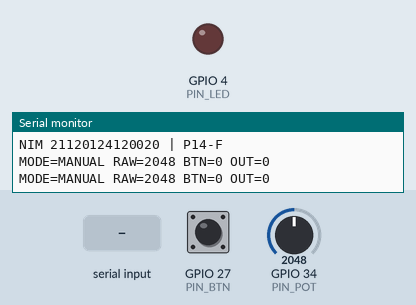
Recording of a sketch running on a simulated ESP32. Shown: output pins drawn as LEDs (lit = HIGH), the last lines printed to the serial monitor. Inputs (shaded band) come from the test bench; at power-on: GPIO 27 (PIN_BTN) HIGH, GPIO 34 (PIN_POT) = 2048 (analog values on the 0–4095 scale).

Above: at 1.2 s.
1.3 s: GPIO 27 (PIN_BTN) pulled LOW for 0.15 s
At 1.37 s:
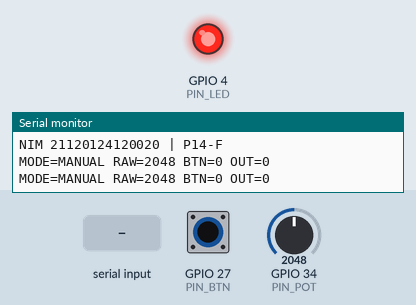
2.9 s: "MODE AUTO\n" received over Serial
4.5 s: "1\n" received over Serial
6.0 s: GPIO 34 (PIN_POT) set to 2163
7.5 s: GPIO 34 (PIN_POT) set to 2240
At 8.7 s:
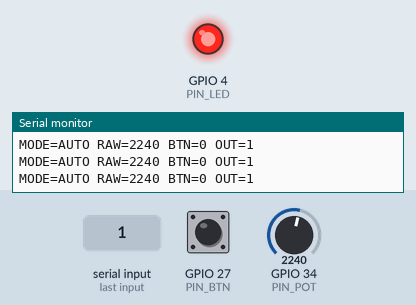
9.0 s: GPIO 34 (PIN_POT) set to 2026
10.5 s: GPIO 34 (PIN_POT) set to 1953
At 11.1 s:
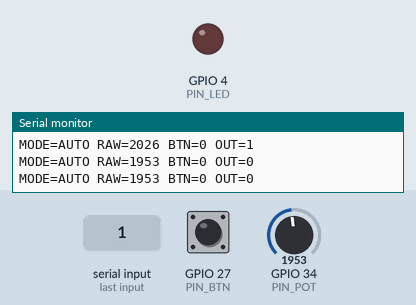
Timing chart, 0 to 13.0 s (numbered marks = the images above; inputs shaded):
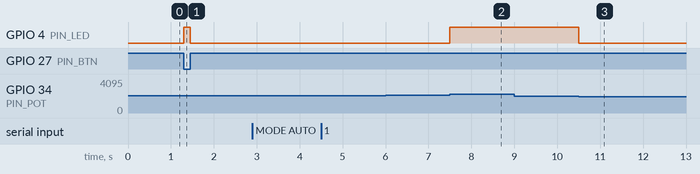

The sketch:

sketch.ino
```cpp
const char NIM[] = "21120124120020";

const int AMBANG_BAWAH = 2000; // 2000 + 20 * 0 = 2000
const int AMBANG_ATAS  = 2200; // AMBANG_BAWAH + 200 = 2200

const int PIN_BTN = 27;
const int PIN_LED = 4;
const int PIN_POT = 34;

bool modeAuto = false;
int outState = 0;
unsigned long lastReportMs = 0;

void cetakStatus() {
  int raw = analogRead(PIN_POT);
  int btn = (digitalRead(PIN_BTN) == LOW) ? 1 : 0;
  Serial.printf("MODE=%s RAW=%d BTN=%d OUT=%d\n",
                modeAuto ? "AUTO" : "MANUAL", raw, btn, outState);
}

void setup() {
  Serial.begin(115200);
  Serial.printf("NIM %s | P14-F\n", NIM);

  pinMode(PIN_BTN, INPUT_PULLUP);
  pinMode(PIN_LED, OUTPUT);
  analogReadResolution(12);
}

void loop() {
  if (Serial.available() > 0) {
    String cmd = Serial.readStringUntil('\n');
    cmd.trim();
    if (cmd.equalsIgnoreCase("MODE AUTO")) {
      modeAuto = true;
      Serial.println("OK");
    } else if (cmd.equalsIgnoreCase("MODE MANUAL")) {
      modeAuto = false;
      Serial.println("OK");
    } else if (cmd.equalsIgnoreCase("STATUS?")) {
      cetakStatus();
    } else if (cmd.length() > 0) {
      Serial.println("ERR");
    }
  }

  int raw = analogRead(PIN_POT);
  int btn = (digitalRead(PIN_BTN) == LOW) ? 1 : 0;

  if (!modeAuto) {
    outState = btn;
  } else {
    if (raw >= AMBANG_ATAS) {
      outState = 1;
    } else if (raw <= AMBANG_BAWAH) {
      outState = 0;
    }
  }

  digitalWrite(PIN_LED, outState);

  if (millis() - lastReportMs >= 500) {
    lastReportMs = millis();
    cetakStatus();
  }
}
```

Measured:
- the behaviour switches between 2001 and 2000 on GPIO 34 (PIN_POT) (found by bisection; images 2 and 3)
- after the input at 1.3 s, GPIO 4 (PIN_LED): LOW → HIGH at once, → LOW 0.15 s later
- after the input at 7.5 s, GPIO 4 (PIN_LED): LOW → HIGH at once
- after the input at 10.5 s, GPIO 4 (PIN_LED): HIGH → LOW at once
